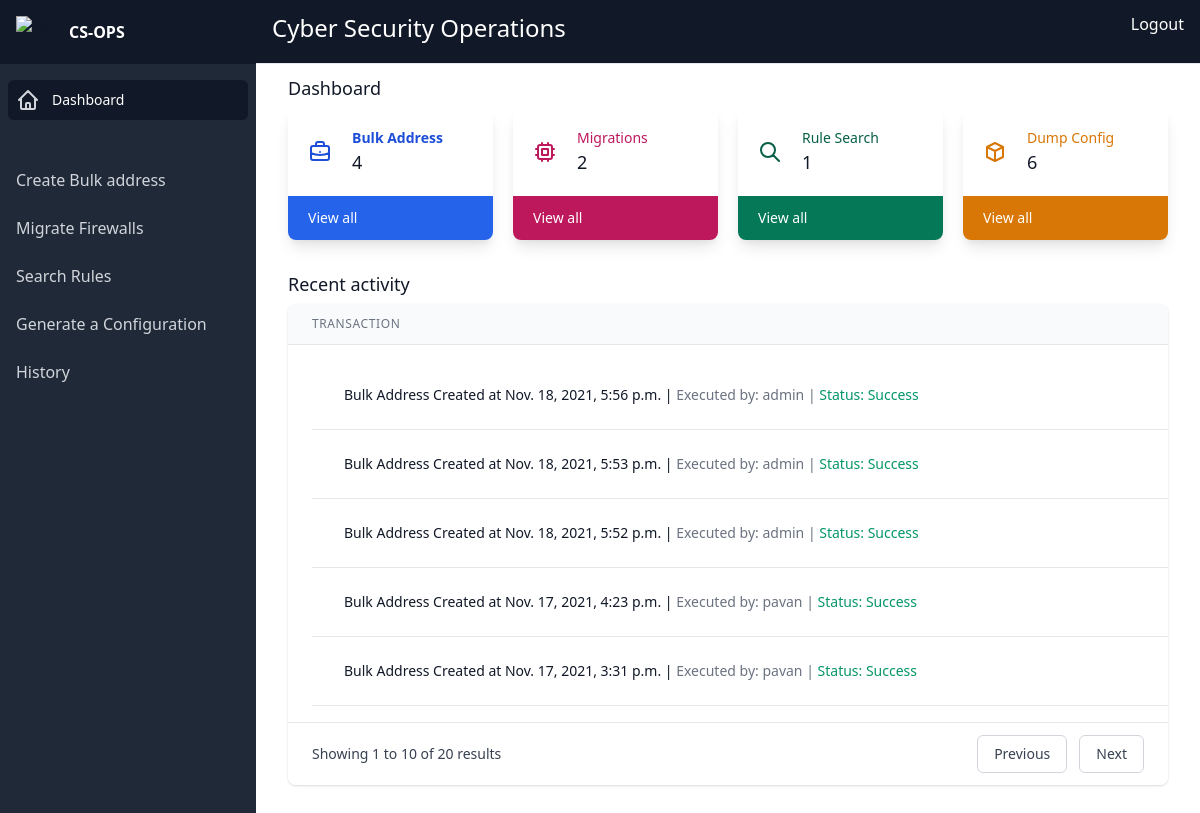
/home/ (signed in), run on an earlier commit of the app's database.
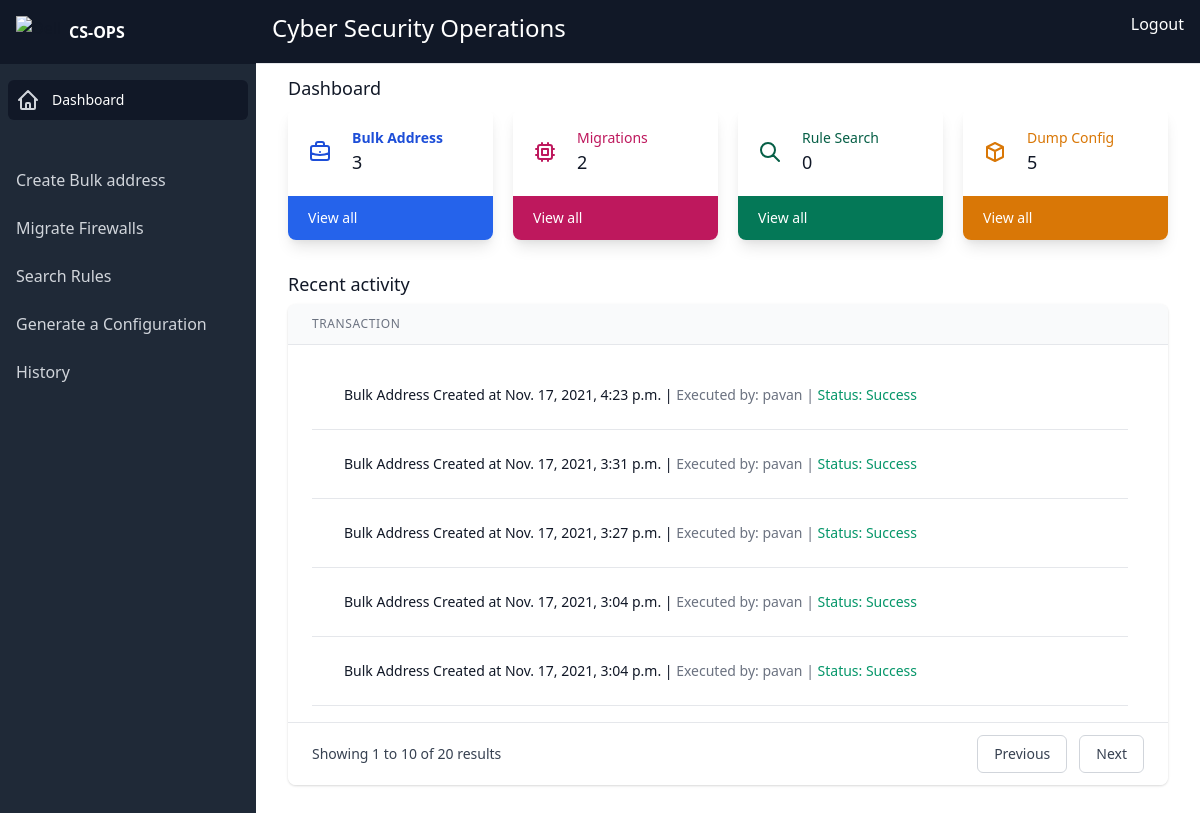
And on a later commit of the database.
### home/models.py (models this page shows)
class large(models.Model):
    createdBy = models.CharField(max_length=50)
    createdAt = models.DateTimeField(auto_now_add=True)
    jobType = models.CharField(max_length=100)
    username = models.CharField(max_length=50)
    password = models.CharField(max_length=50)
    targetID = models.CharField(max_length=50)
    firewallType = models.CharField(max_length=50,null=True)
    group_name = models.CharField(max_length=50,null=True)
    comment = models.CharField(max_length=200,null=True)
    context = models.CharField(max_length=300,null=True)
    addressObject = models.CharField(max_length=50,null=True)
    readOnly = models.BooleanField(default=False)
    loggingProfileName = models.CharField(max_length=50,null=True)
    securityProfileName = models.CharField(max_length=50,null=True)
    interfaceMapping = models.CharField(max_length=50,null=True)
    zoneMapping = models.CharField(max_length=50,null=True)
    removeDupes = models.BooleanField(default=False)
    removeUnused = models.BooleanField(default=False)
    checkPointExpansion = models.BooleanField(default=False)
    ruleMatchPattern = models.CharField(max_length=100,null=True)
    enableDebugOutput = models.BooleanField(default=False)
    doNotMatchAnyAddress = models.BooleanField(default=False)
    doNotMatchAnyService = models.BooleanField(default=False)
    status = models.CharField(max_length=10)

### home/views.py (the view)
# urls.py: path('', views.dashboard, name="dashboard"),
@login_required
def dashboard(request):
    context = {}
    form_data = large.objects.all().order_by('-id')[:5]
    bulkaddress_no = large.objects.filter(jobType='bulkaddress').count()
    dumpConfig_no = large.objects.filter(jobType='dumpConfig').count()
    migrations_no = large.objects.filter(jobType='migrations').count()
    ruleSearch_no = large.objects.filter(jobType='ruleSearch').count()
    context['form_data'] = form_data
    context['bulkaddress_no'] = bulkaddress_no
    context['dumpConfig_no'] = dumpConfig_no
    context['migrations_no'] = migrations_no
    context['ruleSearch_no'] = ruleSearch_no
    return render(request, 'home/dashboard.html',context)

### home/templates/home/dashboard.html (shortened to what the changed rows need)
{% extends "base.html" %}
{% block content %}
                    <main class="flex-1 pb-8">
                        <div class="mt-3">
                          <div class="max-w-6xl mx-auto px-4 sm:px-6 lg:px-8">
                            <h1 class="text-lg leading-6 font-medium text-gray-900">Dashboard</h1>
                            <div class="mt-2 grid grid-cols-1 gap-5 sm:grid-cols-2 lg:grid-cols-4">
                              <div class="bg-white overflow-hidden  shadow-lg rounded-lg">
                                <div class="p-5">
                                  <div class="flex items-center">
                                    <div class="ml-5 w-0 flex-1 text-blue-700">
                                      <dl>
                                        <dd>
                                          <div class="text-lg font-medium text-gray-900">
                                            {{ bulkaddress_no }}
                                          </div>
                                        </dd>
                                      </dl>
                                    </div>
                                  </div>
                                </div>
                              </div>
                              <div class="bg-white overflow-hidden shadow-lg rounded-lg">
                                <div class="p-5">
                                  <div class="flex items-center">
                                    <div class="ml-5 w-0 flex-1">
                                      <dl>
                                        <dd>
                                          <div class="text-lg font-medium text-gray-900">
                                            {{ ruleSearch_no }}
                                          </div>
                                        </dd>
                                      </dl>
                                    </div>
                                  </div>
                                </div>
                              </div>
                              <div class="bg-white overflow-hidden shadow-lg rounded-lg">
                                <div class="p-5">
                                  <div class="flex items-center">
                                    <div class="ml-5 w-0 flex-1">
                                      <dl>
                                        <dd>
                                          <div class="text-lg font-medium text-gray-900">
                                            {{ dumpConfig_no }}
                                          </div>
                                        </dd>
                                      </dl>
                                    </div>
                                  </div>
                                </div>
                              </div>
                            </div>
                          </div>
                          <h2 class="max-w-6xl mx-auto mt-8 px-4 text-lg leading-6 font-medium text-gray-900 sm:px-6 lg:px-8">
                            Recent activity
                          </h2>
                          <div class="  sm:block">
                            <div class="max-w-6xl mx-auto px-4 sm:px-6 lg:px-8">
                              <div class="flex flex-col mt-2">
                                <div class="align-middle min-w-full overflow-x-auto shadow overflow-hidden sm:rounded-lg">
                                  <table class="min-w-full divide-y divide-gray-200">
                                    <thead>
                                      <tr>
                                        <th class="px-6 py-3 bg-gray-50 text-left text-xs font-medium text-gray-500 uppercase tracking-wider">
                                          Transaction
                                        </th>
                                      </tr>
                                    </thead>
                                    <tbody class="bg-white divide-y divide-gray-200">
                                      <tr class="bg-white">
                                        <td class="max-w-0 w-full px-6 py-4 whitespace-nowrap text-sm text-gray-900">
                                          <div class="flex" x-data="{selected:null}">
                                            <ul class="shadow-box">
                                               {% for data in form_data %}
                                               {% if data.jobType == "ruleSearch"%}
                                                <li class="relative border-b border-gray-200">
                                                    <button type="button" class="w-full px-8 py-6 text-left" @click="selected !== 2 ? selected = 2 : selected = null">
                                                        <div class="flex items-end">
                                                            <span class="font-medium float-left">
                                                               Bulk Address Created at {{ data.createdAt }} |
                                                               <span class="font-medium text-gray-500">
                                                                Executed by: {{data.createdBy}} |
                                                                <span class="font-medium text-green-600">
                                                                    Status: Success
                                                                </span>
                                                               </span>
                                                            </span>
                                                        </div>
                                                                    </button>
                                                </li>
                                                {% endif %}
                                              {% if data.jobType == "bulkaddress"%}
                                                <li class="relative border-b border-gray-200">
                                                    <button type="button" class="w-full px-8 py-6 text-left" @click="selected !== 2 ? selected = 2 : selected = null">
                                                        <div class="flex items-end">
                                                            <span class="font-medium float-left">
                                                               Bulk Address Created at {{ data.createdAt }} |
                                                               <span class="font-medium text-gray-500">
                                                                Executed by: {{data.createdBy}} |
                                                                <span class="font-medium text-green-600">
                                                                    Status: Success
                                                                </span>
                                                               </span>
                                                            </span>
                                                        </div>
                                                                    </button>
                                                </li>
                                              {% endif %}
                                              {% if data.jobType == "dumpConfig"%}
                                                <li class="relative border-b border-gray-200">
                                                    <button type="button" class="w-full px-8 py-6 text-left" @click="selected !== 2 ? selected = 2 : selected = null">
                                                        <div class="flex items-end">
                                                            <span class="font-medium float-left">
                                                               Bulk Address Created at {{ data.createdAt }} |
                                                               <span class="font-medium text-gray-500">
                                                                Executed by: {{data.createdBy}} |
                                                                <span class="font-medium text-green-600">
                                                                    Status: Success
                                                                </span>
                                                               </span>
                                                            </span>
                                                        </div>
                                                                    </button>
                                                </li>
                                                {% endif %}
                                              {% endfor %}
                                                    </ul>
                                          </div>
                                        </td>
                                      </tr>
                                    </tbody>
                                  </table>
                                </div>
                              </div>
                            </div>
                          </div>
                        </div>
                      </main>
        {% endblock content %}

What changed in the data, as far as the page shows it:
removed large: createdAt "Nov. 18, 2021, 5:56 p.m.", createdBy "admin"
removed large: createdAt "Nov. 18, 2021, 5:53 p.m.", createdBy "admin"
removed large: createdAt "Nov. 18, 2021, 5:52 p.m.", createdBy "admin"
now on this page (row unchanged): large: createdAt "Nov. 17, 2021, 3:27 p.m.", createdBy "pavan"
now on this page (row unchanged): large: createdAt "Nov. 17, 2021, 3:04 p.m.", createdBy "pavan"
now on this page (row unchanged): large: createdAt "Nov. 17, 2021, 3:04 p.m.", createdBy "pavan"
Also different on the page:
{{ bulkaddress_no }}: "4" → "3"
{{ ruleSearch_no }}: "1" → "0"
{{ dumpConfig_no }}: "6" → "5"
